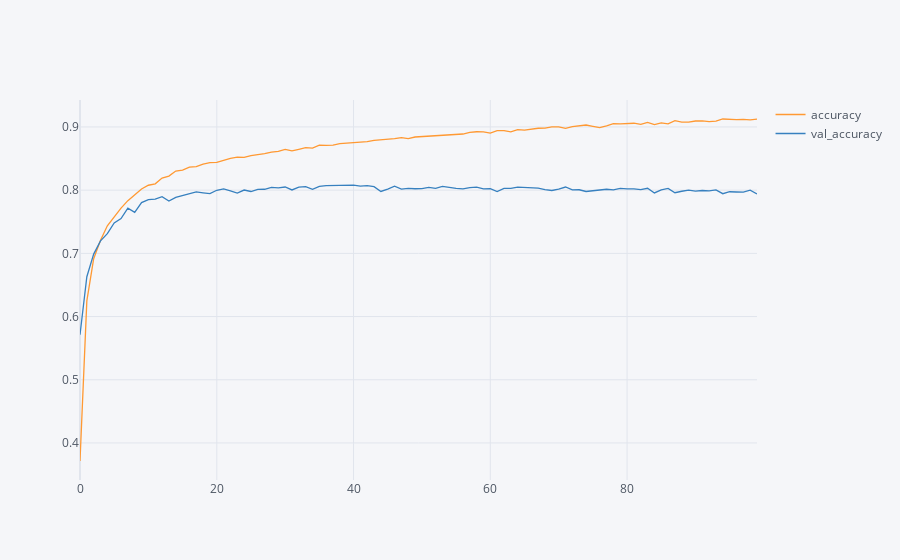

The cell this chart's notebook holds for it:
### Code cell
accuracy.iplot(kind="scatter")
